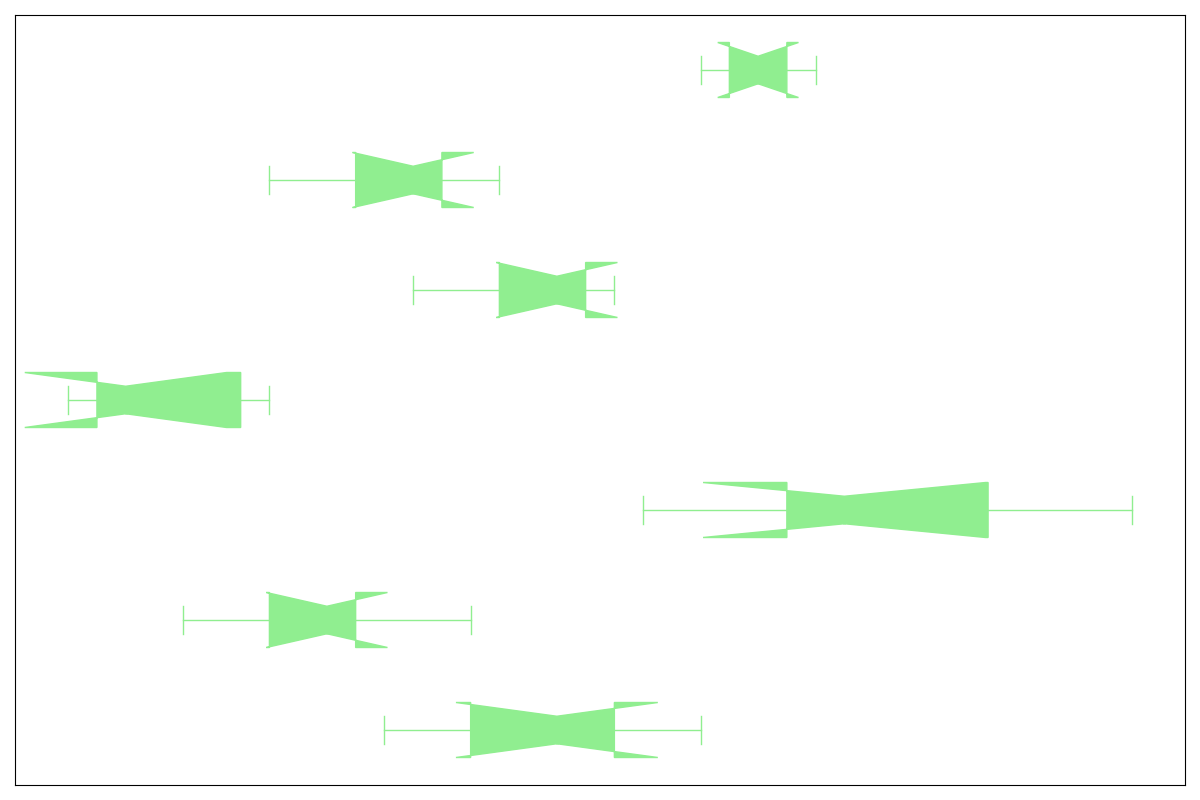

Generate this figure with Python:
import matplotlib.pyplot as plt

ai_growth = [22, 27, 19, 25, 30]
cyber_growth = [12, 18, 15, 22, 17]
fintech_growth = [35, 28, 40, 33, 45]
edtech_growth = [8, 15, 10, 14, 9]
healthtech_growth = [25, 23, 20, 26, 27]
agritech_growth = [15, 20, 18, 23, 21]  # New data series
cleantech_growth = [30, 34, 32, 33, 31]  # New data series

growth_data = [
    ai_growth, cyber_growth, fintech_growth, edtech_growth, 
    healthtech_growth, agritech_growth, cleantech_growth
]

fig, ax = plt.subplots(figsize=(12, 8))

ax.boxplot(growth_data, vert=False, notch=True, patch_artist=True,
           boxprops=dict(facecolor='lightgreen', color='lightgreen'),
           whiskerprops=dict(color='lightgreen'),
           capprops=dict(color='lightgreen'),
           medianprops=dict(color='lightgreen', linewidth=2),
           flierprops=dict(marker='o', color='lightgreen', markersize=8, alpha=0.5))

ax.set_xticklabels([])
ax.set_yticklabels([])

plt.yticks([])
plt.xticks([])
plt.tight_layout()

plt.show()
